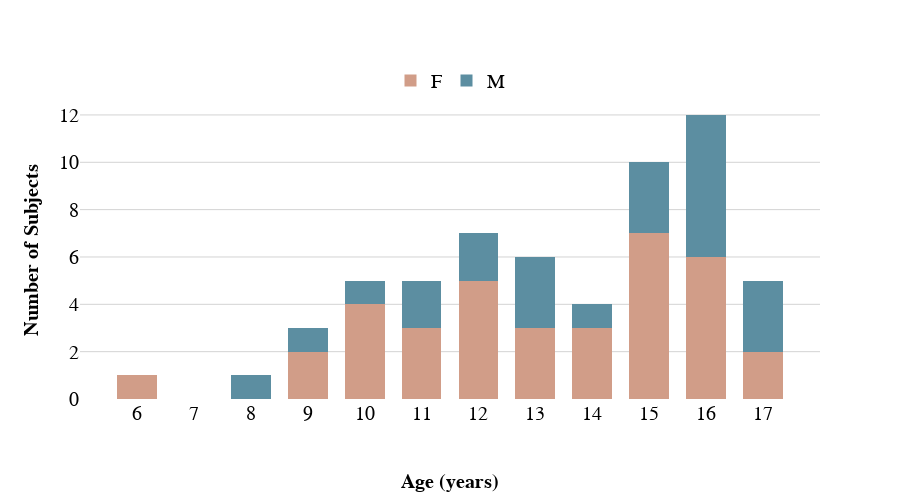

Notebook cell for this chart:
### Code cell
# Plot demographics for included subjects in DWI analysis
plot_demographics(include_t2star_subjects)

### Figure 1 — Plotly figure (JSON) as saved in the notebook; plotly's stock layout.template omitted (floating-point values rounded to 4 significant figures)
{"data": [{"legendgroup": "F", "marker": {"color": "#D19D88"}, "name": "F", "opacity": 1, "type": "histogram", "x": [15, 15, 16, 14, 14, 13, 15, 12, 9, 16, 12, 11, 11, 10, 15, 14, 10, 10, 11, 13, 15, 16, 15, 10, 12, 6, 12, 9, 13, 16, 12, 17, 16, 16, 15, 17], "xaxis": "x", "xbins": {"size": 1}, "yaxis": "y"}, {"legendgroup": "M", "marker": {"color": "#5C8EA1"}, "name": "M", "opacity": 1, "type": "histogram", "x": [17, 15, 13, 16, 16, 17, 11, 10, 15, 12, 16, 16, 16, 16, 12, 13, 14, 13, 17, 9, 8, 11, 15], "xaxis": "x", "xbins": {"size": 1}, "yaxis": "y"}], "layout": {"bargap": 0.3, "barmode": "stack", "font": {"color": "black", "family": "Arial", "size": 20}, "height": 500, "legend": {"orientation": "h", "x": 0.5, "xanchor": "center", "y": 1, "yanchor": "bottom"}, "plot_bgcolor": "white", "width": 900, "xaxis": {"anchor": "y", "domain": [0, 1], "gridwidth": 1, "range": [5, 18], "showgrid": false, "tickmode": "array", "tickvals": [6, 7, 8, 9, 10, 11, 12, 13, 14, 15, 16, 17], "title": {"font": {"family": "Arial", "size": 20, "weight": "bold"}, "standoff": 50, "text": "Age (years)"}}, "yaxis": {"anchor": "x", "domain": [0, 1], "gridcolor": "lightgrey", "gridwidth": 1, "showgrid": true, "title": {"font": {"family": "Arial", "size": 20, "weight": "bold"}, "text": "Number of Subjects"}}}}
